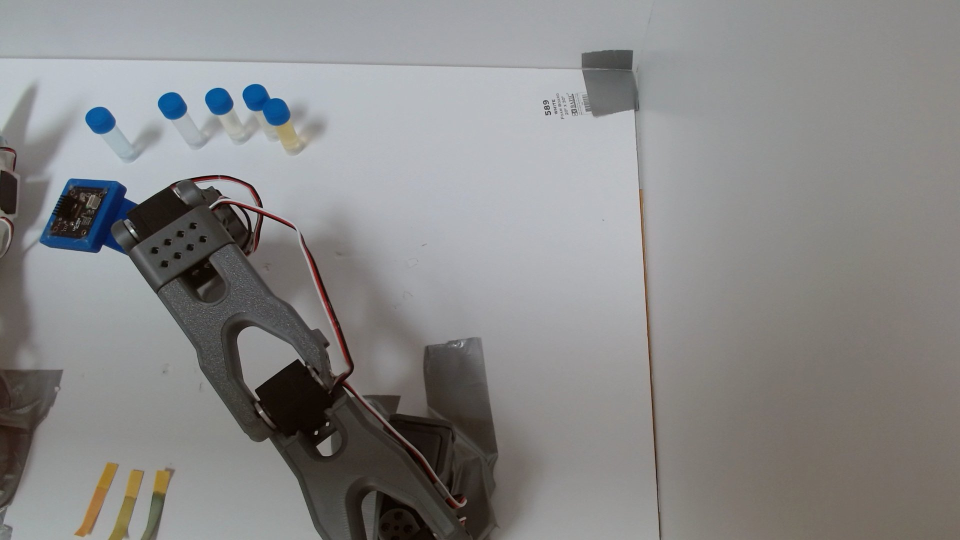
#> input picture data/vision-runs/frame_20260517_124018.jpg, 1920 x 1080 px (shown at 1/2 size); its folder holds only this picture in this run
$ python -i vision.py   (imports and definitions only)
#> lines starting #> are read from the running program, lines starting #| are printed output that depends on the picture; after the words box and inside, x2 and y2 are one past the last pixel; in counts of white or black regions, pixels touching at a corner belong together
#> further down, picture is the input picture: shape (1080, 1920, 3); mean B, G, R 135.3, 135.8, 136.3
"""OpenCV vision module for chem-0 chemistry experiment.

Provides vial detection, bromothymol blue pH inference (calibrated from
the reference image at ``bromothymol-blue-reference.avif``), multimeter
probe detection, and DMM display analysis.

Usage:
    from chem0.vision import capture_frame, find_vials, infer_vial_ph
"""

from __future__ import annotations

import sys
from dataclasses import dataclass, field
from pathlib import Path
from typing import Any

import cv2
import numpy as np

# ── Reference image path ─────────────────────────────────────────────────
REFERENCE_PATH = Path(__file__).resolve().parent / "bromothymol-blue-reference.avif"


# ── Colorimetry: bromothymol blue pH ↔ HSV ranges ────────────────────────
# Calibrated from the reference image patches:
#
#   Bottom row (saturated):   Top row (dilute):
#     YELLOW   H=28  S=154        n/a
#     YEL/GRN  H=41  S=122        H=42  S=80
#     GREEN    H=75  S=110        H=75  S=64
#     BLU/GRN  H=96  S=186        H=96  S=142
#     BLUE     H=103 S=195        H=100 S=186
#

# pH lookup: colour name → (lower_HSV, upper_HSV, representative_ph)
PH_CLASSES: list[tuple[str, tuple[int, int, int], tuple[int, int, int], float]] = [
    ("yellow", (20, 80, 60), (35, 255, 255), 4.5),
    ("yellow-green", (35, 60, 40), (50, 255, 220), 6.0),
    ("green", (50, 40, 40), (85, 200, 200), 6.8),
    ("blue-green", (85, 60, 50), (100, 255, 220), 7.6),
    ("blue", (100, 60, 40), (135, 255, 255), 8.5),
]

# Fast lookup dict for HSV ranges
_HSV_RANGES: dict[str, tuple[np.ndarray, np.ndarray]] = {
    name: (np.array(lower), np.array(upper))
    for name, lower, upper, _ in PH_CLASSES
}

# Estimated pH midpoint for each colour class
_PH_MAP: dict[str, float] = {name: ph for name, _, _, ph in PH_CLASSES}


# ── Data classes ─────────────────────────────────────────────────────────

@dataclass
class VialROI:
    """A detected vial region in the camera frame."""

    x: int
    y: int
    w: int
    h: int
    area: float
    centre: tuple[float, float]

    @property
    def roi(self) -> tuple[int, int, int, int]:
        return (self.x, self.y, self.w, self.h)


@dataclass
class PHResult:
    """pH inference result from a vial ROI."""

    ph: float
    colour: str
    confidence: float
    pixel_counts: dict[str, int] = field(default_factory=dict)


@dataclass
class ProbeROI:
    """Detected multimeter probe tips."""

    left_tip: tuple[int, int]
    right_tip: tuple[int, int]
    spacing_px: float
    centre: tuple[float, float]


# ── Camera helpers ────────────────────────────────────────────────────────

def _darwin() -> bool:
    return sys.platform == "darwin"


# [43 lines left out: functions _camera_backend, capture_frame, save_frame, not called in this run]


# ── Vial detection ────────────────────────────────────────────────────────

def find_vials(
    frame: np.ndarray,
    min_area: int = 500,
    max_vials: int = 6,
    aspect_range: tuple[float, float] = (0.3, 3.0),
) -> list[VialROI]:
    """Locate vial-like objects via edge detection + contour analysis.

    Returns vials sorted by area descending.
    """
#> called with min_area = 500, max_vials = 6, aspect_range = (0.3, 3)
    gray = cv2.cvtColor(frame, cv2.COLOR_BGR2GRAY)
    blurred = cv2.GaussianBlur(gray, (5, 5), 0)
    edges = cv2.Canny(blurred, 30, 120)
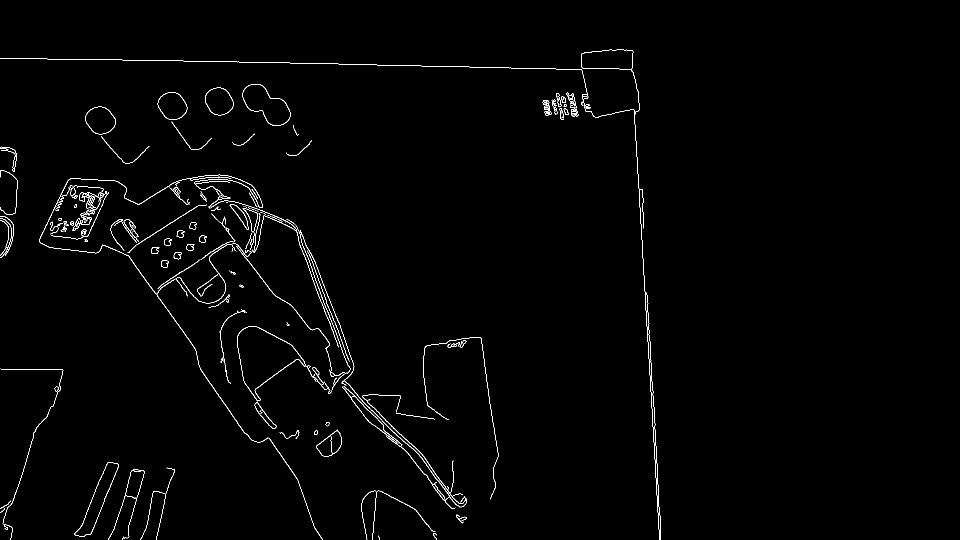
#> edges: shape (1080, 1920) (shown at 1/2 size); 1.1% white in thin lines or dots, all inside (x1, y1, x2, y2) = (0, 99, 1322, 1080)
    kernel = cv2.getStructuringElement(cv2.MORPH_RECT, (3, 3))
    closed = cv2.morphologyEx(edges, cv2.MORPH_CLOSE, kernel)
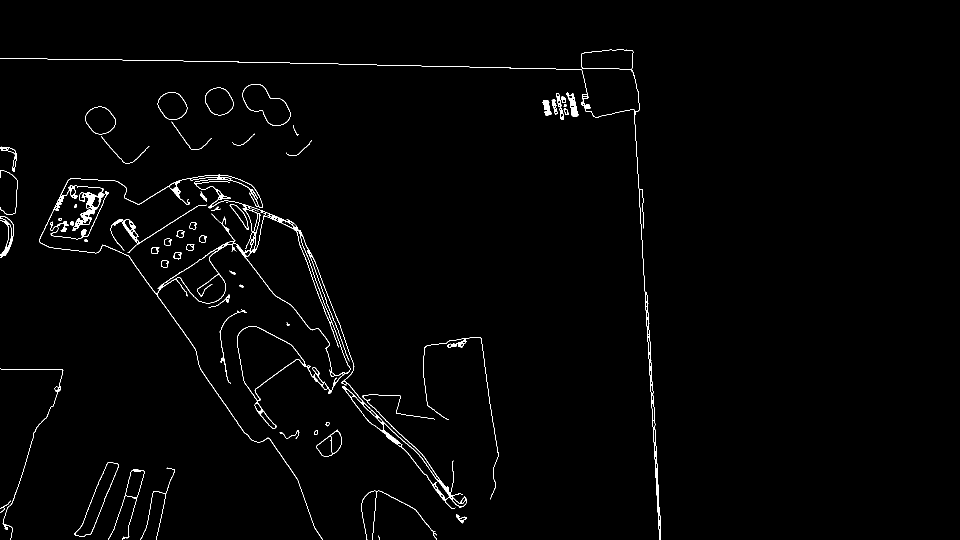
#> closed: shape (1080, 1920) (shown at 1/2 size); 1.3% white in thin lines or dots, all inside (x1, y1, x2, y2) = (0, 99, 1322, 1080)

    contours, _ = cv2.findContours(closed, cv2.RETR_EXTERNAL, cv2.CHAIN_APPROX_SIMPLE)
#> contours = 41 contours, 7 with area under 20; largest, box (x1, y1, x2, y2) and area: (78, 349, 934, 1080) 93083, (474, 652, 664, 858) 11246, (0, 99, 1322, 1080) 5686, (485, 168, 581, 252) 4516, (148, 924, 238, 1074) 3820
    h, fw = frame.shape[:2]
    vials: list[VialROI] = []
    for c in contours:
        area = cv2.contourArea(c)
        if area < min_area:
            continue
        x, y, cw, ch = cv2.boundingRect(c)
        if x <= 2 or y <= 2 or x + cw >= fw - 2 or y + ch >= h - 2:
            continue
        aspect = cw / ch if ch > 0 else 0
        if aspect < aspect_range[0] or aspect > aspect_range[1]:
            continue
        vials.append(
            VialROI(
                x=x, y=y, w=cw, h=ch, area=area,
                centre=(float(x + cw // 2), float(y + ch // 2)),
            )
        )
#> this loop made 41 passes
#> area on passes 2, 5, 7, 9, 10, 12, 13, 14: 118.5, 94.5, 24.5, 44, 34.5, 41, 194.5, 224
#> after the loop, vials = 7 items

    vials.sort(key=lambda v: v.area, reverse=True)
    return vials[:max_vials]


# [9 lines left out: function find_trial_cup, not called in this run]


# ── Blue cap detection ───────────────────────────────────────────────────

# HSV range for blue plastic vial caps
_BLUE_CAP_LOWER = np.array([100, 60, 60])
_BLUE_CAP_UPPER = np.array([135, 255, 255])


# [14 lines left out: function has_blue_cap, not called in this run]


def find_cap_bottom(frame: np.ndarray, vial: VialROI) -> int:
    """Scan downward from the top of the vial ROI to find where the blue cap ends.

    Returns the y-coordinate of the first row where blue pixel fraction
    drops below 5% (i.e. the cap/liquid boundary).
    """
    x, y, w, h = vial.roi
    cap_h = max(1, int(h * 0.4))
    for dy in range(cap_h):
        row = frame[y + dy : y + dy + 1, x : x + w]
        hsv = cv2.cvtColor(row, cv2.COLOR_BGR2HSV)
        mask = cv2.inRange(hsv, _BLUE_CAP_LOWER, _BLUE_CAP_UPPER)
        blue_frac = cv2.countNonZero(mask) / max(w, 1)
        if blue_frac < 0.05:
            return y + dy
    return y + int(h * 0.35)


# [12 lines left out: function find_vials_with_blue_cap, not called in this run]


# ── Liquid colour analysis (pH) ──────────────────────────────────────────

# Reference patch cache: loaded once from bromothymol-blue-reference.avif
_REFERENCE_PATCHES: list[dict[str, Any]] | None = None


def _load_reference_patches() -> list[dict[str, Any]]:
    """Load and cache reference colour patches, returning per-patch avg HSV + label."""
    global _REFERENCE_PATCHES
    if _REFERENCE_PATCHES is not None:
        return _REFERENCE_PATCHES

    img = load_reference()
    gray = cv2.cvtColor(img, cv2.COLOR_BGR2GRAY)
    _, mask = cv2.threshold(gray, 200, 255, cv2.THRESH_BINARY_INV)
    contours, _ = cv2.findContours(mask, cv2.RETR_EXTERNAL, cv2.CHAIN_APPROX_SIMPLE)

    patches: list[dict[str, Any]] = []
    # Reference colour labels based on known row/col layout of the chart.
    # Bottom row: saturated; top row: dilute. Cols: yellow, yel/grn, green, blu/grn, blue.
    labels = [
        "yellow", "yellow-green", "green", "blue-green", "blue",
        "yellow", "yellow-green", "green", "blue-green", "blue",
    ]
    label_idx = 0
    for c in contours:
        area = cv2.contourArea(c)
        if area < 100:
            continue
        x, y, cw, ch = cv2.boundingRect(c)
        roi = img[y : y + ch, x : x + cw]
        avg_bgr = roi.mean(axis=(0, 1))
        avg_hsv = cv2.cvtColor(np.uint8([[avg_bgr]]), cv2.COLOR_BGR2HSV)[0, 0]
        patches.append({
            "label": labels[label_idx] if label_idx < len(labels) else "unknown",
            "pos": (x, y, cw, ch),
            "avg_hsv": np.array([int(v) for v in avg_hsv], dtype=np.float64),
        })
        label_idx += 1

    patches.sort(key=lambda p: (p["pos"][1], p["pos"][0]))
    _REFERENCE_PATCHES = patches
    return patches


# [14 lines left out: function classify_colours_in_roi, not called in this run]


def _classify_by_reference_comparison(liquid_roi_hsv: np.ndarray) -> tuple[str, float, dict[str, int]]:
    """Classify liquid colour by comparing per-pixel HSV to nearest reference patch.

    For each pixel in the ROI, finds the nearest reference-patch HSV centroid
    and votes for that label. Returns (dominant_label, confidence, vote_counts).
    """
    refs = _load_reference_patches()
    h, w = liquid_roi_hsv.shape[:2]
    pixels = liquid_roi_hsv.reshape(-1, 3).astype(np.float64)

    votes: dict[str, int] = {}
    for r in refs:
        votes.setdefault(r["label"], 0)

    # For performance, only sample 1/4 of the pixels
    step = 2
    sampled = pixels[::step]

    for px_hsv in sampled:
        best_label = "unknown"
        best_dist = float("inf")
        for r in refs:
            dist = np.linalg.norm(px_hsv - r["avg_hsv"])
            if dist < best_dist:
                best_dist = dist
                best_label = r["label"]
        votes[best_label] = votes.get(best_label, 0) + 1

    total = sum(votes.values())
    if total == 0:
        return "unknown", 0.0, votes

    dominant = max(votes, key=votes.get)
    ratio = votes[dominant] / total
    confidence = min(1.0, ratio * 1.3)
    return dominant, round(confidence, 3), votes


def _liquid_roi_below_cap(frame: np.ndarray, vial: VialROI) -> tuple[int, int, int, int]:
    """Return the liquid ROI rectangle (x, y, w, h) below the blue cap.

    Uses find_cap_bottom to get the cap/liquid boundary, then insets
    15% from each side and 10% from the bottom to avoid walls/reflections.
    """
    x, y, w, h = vial.roi
    cap_bottom = find_cap_bottom(frame, vial)
    liquid_top = cap_bottom + max(1, int((y + h - cap_bottom) * 0.1))
    side_inset = max(1, int(w * 0.15))
    bottom_inset = max(1, int((y + h - liquid_top) * 0.1))
    return (
        x + side_inset,
        liquid_top,
        max(1, w - 2 * side_inset),
        max(1, (y + h - bottom_inset) - liquid_top),
    )


def infer_vial_ph(frame: np.ndarray, vial: VialROI | tuple[int, int, int, int]) -> PHResult:
    """Infer pH of vial liquid from bromothymol blue indicator colour.

    First identifies the liquid region below the blue cap, then classifies
    colour by:
      1. Reference-patch nearest-neighbour comparison (primary)
      2. Static HSV range thresholding (fallback)

    Returns the dominant pH colour class with confidence.
    """
    if isinstance(vial, VialROI):
        roi = vial.roi
    else:
        roi = vial
        return _infer_vial_ph_fallback(frame, roi)

    # Get liquid-only ROI, excluding cap
    liquid_roi = _liquid_roi_below_cap(frame, vial)
    lx, ly, lw, lh = liquid_roi
    if lw < 3 or lh < 3:
        return _infer_vial_ph_fallback(frame, roi)

    liquid_region = frame[ly : ly + lh, lx : lx + lw]
    liquid_hsv = cv2.cvtColor(liquid_region, cv2.COLOR_BGR2HSV)

    # Primary: reference comparison
    ref_label, ref_conf, ref_votes = _classify_by_reference_comparison(liquid_hsv)

    # Fallback: static HSV ranges
    hsv_counts: dict[str, int] = {}
    for name, (lower, upper) in _HSV_RANGES.items():
        mask = cv2.inRange(liquid_hsv, lower, upper)
        mask = cv2.erode(mask, None, iterations=1)
        mask = cv2.dilate(mask, None, iterations=1)
        hsv_counts[name] = int(cv2.countNonZero(mask))

    hsv_total = sum(hsv_counts.values())
    hsv_dominant = max(hsv_counts, key=hsv_counts.get) if hsv_total > 0 else "unknown"
    hsv_ratio = hsv_counts.get(hsv_dominant, 0) / max(hsv_total, 1)
    hsv_confidence = min(1.0, hsv_ratio * 1.5)

    # Use reference if confident enough, otherwise fall back
    if ref_conf >= 0.4 and ref_label != "unknown":
        colour = ref_label
        confidence = ref_conf
        ph = _PH_MAP.get(colour, 7.0)
        counts = ref_votes
    elif hsv_total > 0:
        colour = hsv_dominant
        confidence = hsv_confidence
        ph = _PH_MAP.get(colour, 7.0)
        counts = hsv_counts
    else:
        colour = "unknown"
        confidence = 0.0
        ph = 7.0
        counts = {}

    return PHResult(ph=ph, colour=colour, confidence=round(confidence, 3), pixel_counts=counts)


# [21 lines left out: function _infer_vial_ph_fallback, not called in this run]


def estimate_ph_from_frame(frame: np.ndarray) -> list[dict[str, Any]]:
    """Find vials in frame and infer pH for each. Returns list of dicts."""
    vials = find_vials(frame)
#> vials = 6 items
    results = []
    for i, vial in enumerate(vials):
        ph = infer_vial_ph(frame, vial)
        results.append({
            "vial_index": i,
            "centre_x": vial.centre[0],
            "centre_y": vial.centre[1],
            "ph": ph.ph,
            "colour": ph.colour,
            "confidence": ph.confidence,
            "width": vial.w,
            "height": vial.h,
        })
#> this loop made 1 pass
#> pass 1, in infer_vial_ph, `liquid_region = frame[ly : ly + lh, lx : lx + lw]`:
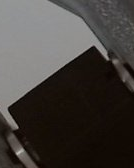
#> liquid_region: shape (168, 134, 3); mean B, G, R 61, 64.6, 68.9
#> after the loop, results = []
    return results


# ── Vial identity reasoning ───────────────────────────────────────────────

# [149 lines left out: functions infer_vial_identity, find_probe_tips, not called in this run]


# ── DMM display analysis ─────────────────────────────────────────────────

# HSV ranges for multimeter detection
_DMM_BLACK_LOWER = np.array([0, 0, 0])
_DMM_BLACK_UPPER = np.array([180, 60, 80])
_DMM_LCD_LOWER = np.array([40, 5, 60])
_DMM_LCD_UPPER = np.array([120, 60, 220])

_SUFFIX_MAP = {
    "k": 1_000, "K": 1_000, "M": 1_000_000, "m": 0.001,
    "Ω": 1, "ohm": 1, "": 1,
}


# [223 lines left out: functions find_multimeter_display, _preprocess_lcd_for_ocr, read_multimeter_display, _parse_dmm_display, not called in this run]


# ── Chemical lookup by pH + resistivity ─────────────────────────────────

# Conductivity/resistivity ranges for common chemicals at typical concentrations
# Resistivity in Ω·cm (ohm-centimeters)
_CHEMICAL_DB: list[dict[str, Any]] = [
    {
        "name": "vinegar (acetic acid 5%)",
        "ph_min": 2.0, "ph_max": 3.5,
        "resistivity_min": 10, "resistivity_max": 100,  # Ω·cm
        "conductivity": "weak electrolyte",
    },
    {
        "name": "vinegar (acetic acid 5%)",
        "ph_min": 2.5, "ph_max": 4.0,
        "resistivity_min": 100, "resistivity_max": 500,
        "conductivity": "weak electrolyte",
    },
    {
        "name": "NaCl solution (saturated)",
        "ph_min": 6.0, "ph_max": 7.5,
        "resistivity_min": 5, "resistivity_max": 30,
        "conductivity": "strong electrolyte",
    },
    {
        "name": "NaCl solution (dilute)",
        "ph_min": 6.0, "ph_max": 7.5,
        "resistivity_min": 30, "resistivity_max": 200,
        "conductivity": "moderate electrolyte",
    },
    {
        "name": "baking soda (NaHCO₃)",
        "ph_min": 7.5, "ph_max": 9.0,
        "resistivity_min": 10, "resistivity_max": 100,
        "conductivity": "moderate electrolyte",
    },
    {
        "name": "borax (Na₂B₄O₇)",
        "ph_min": 8.5, "ph_max": 10.0,
        "resistivity_min": 20, "resistivity_max": 150,
        "conductivity": "moderate electrolyte",
    },
    {
        "name": "deionized water",
        "ph_min": 6.0, "ph_max": 7.5,
        "resistivity_min": 100_000, "resistivity_max": 18_000_000,
        "conductivity": "very weak",
    },
    {
        "name": "tap water",
        "ph_min": 6.0, "ph_max": 8.0,
        "resistivity_min": 1_000, "resistivity_max": 50_000,
        "conductivity": "weak",
    },
]


# [72 lines left out: function lookup_by_ph_and_resistivity, not called in this run]


# ── Reference image analysis ──────────────────────────────────────────────

def load_reference() -> np.ndarray:
    """Load the bromothymol blue reference chart as a BGR image."""
    img = cv2.imread(str(REFERENCE_PATH), cv2.IMREAD_UNCHANGED)
    if img is None:
#> (the run stopped early here; a loop or call above may not have finished)

$ run again, on data/vision-runs/frame_20260517_124548.jpg
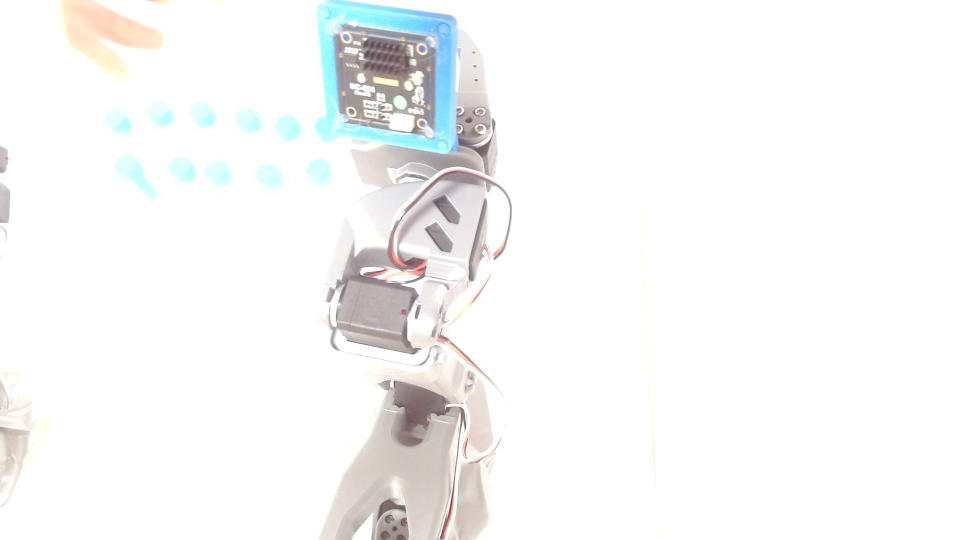
#> input picture data/vision-runs/frame_20260517_124548.jpg, 1920 x 1080 px (shown at 1/2 size)
#> picture is the input picture: shape (1080, 1920, 3); mean B, G, R 246.6, 247, 246.6
#> in find_vials, `edges = cv2.Canny(blurred, 30, 120)`:
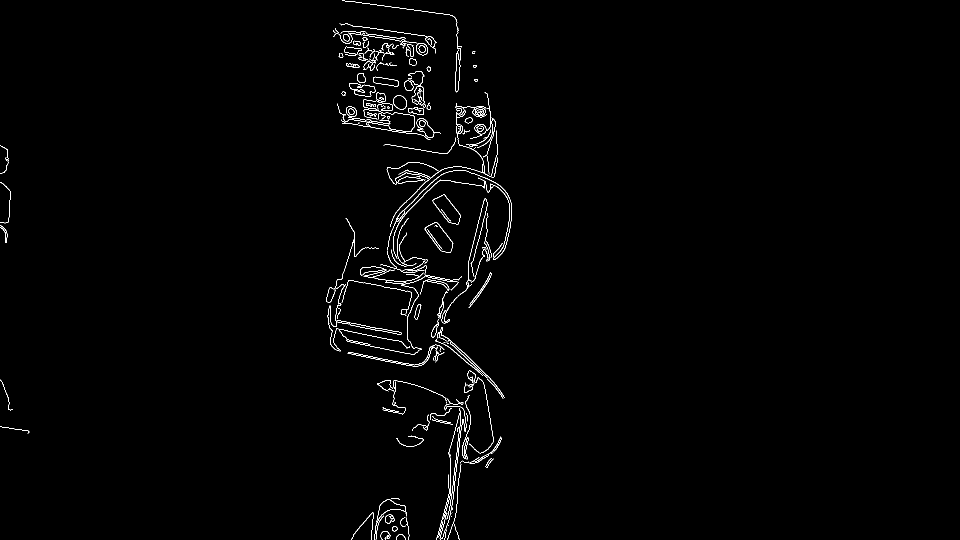
#> edges: shape (1080, 1920) (shown at 1/2 size); 0.94% white in thin lines or dots, all inside (x1, y1, x2, y2) = (0, 1, 1024, 1080)
#> closed: shape (1080, 1920); 1.2% white; 59 white regions (2 under 20 px)
#> contours = 55 contours, 10 with area under 20; largest, box (x1, y1, x2, y2) and area: (773, 185, 996, 454) 9371, (652, 340, 1024, 709) 9320, (674, 185, 882, 280) 6455, (754, 760, 936, 1080) 4282, (862, 396, 983, 676) 2316
#> the loop in find_vials, `for c in contours:` made 55 passes
#> area on passes 2, 3, 6, 7, 10, 11, 12, 14: 56.5, 75.5, 236.5, 43, 85.5, 326, 27.5, 83.5
#> after the loop in find_vials, `for c in contours:`: vials = 13 items
#> in estimate_ph_from_frame, `vials = find_vials(frame)`: vials = 6 items
#> the loop in estimate_ph_from_frame, `for i, vial in enumerate(vials):` made 1 pass
#> pass 1, in infer_vial_ph, `liquid_region = frame[ly : ly + lh, lx : lx + lw]`:
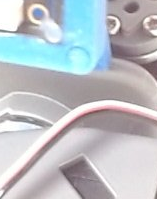
#> liquid_region: shape (199, 157, 3); mean B, G, R 198.6, 193.6, 188.5
#> after the loop in estimate_ph_from_frame, `for i, vial in enumerate(vials):`: results = []
